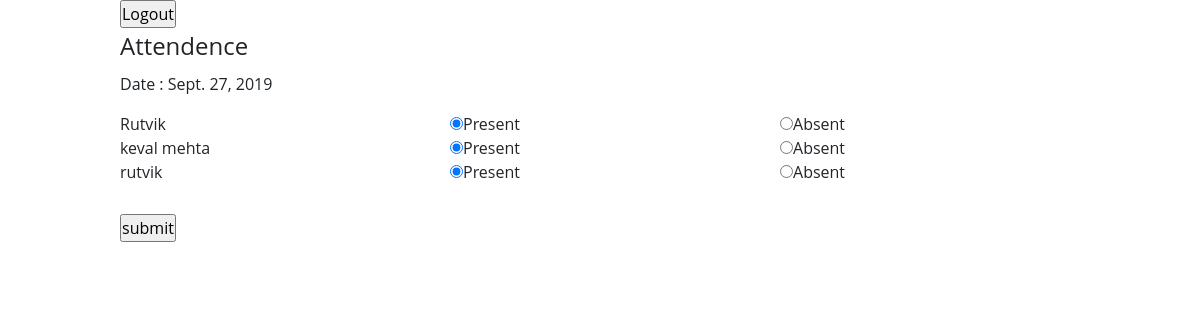
The app's page /home (signed in) with its own data.
### IICapp/models.py (models this page shows)
class Student(models.Model):
    roll_no = models.IntegerField()
    name = models.CharField(max_length=50)
    std = models.IntegerField()
    stud_class = models.IntegerField()
    parent_phone_number = models.CharField(max_length=10)
    parent_email_id = models.EmailField()

### IICapp/views.py (the view, shortened to what this page needs)
# urls.py: path('home',views.loggedin,name="loggedin"),
def loggedin(request):
    if(request.session["username"]):
        teacher = models.Teacher.objects.filter(username = request.session["username"])
        attendedstatus = models.AttendanceStatus.objects.filter(teacher = teacher[0])
        updated = False
        teacherclass = str(teacher[0].teacher_class)
        teacherstd = str(teacher[0].std)
        loggedincontext = {
            "students" : models.Student.objects.raw('SELECT * from IICapp_student where std = '+teacherstd + ' and stud_class = '+teacherclass),
            "updated" : False,
            "date":x,
        }
        return render(request,"home.html",loggedincontext)
    else:
        return redirect(login)

### templates/home.html (shortened to what this page needs)
{% extends "base.html" %}
{% block base %}
<div class="container" style="max-width:80%;">
  <div class="row">
    <form class="" action="/" method="GET">
        <input type="submit" value="Logout">
    </form>
  </div>
  <div class="row">
  {% if not updated%}
   <form action="/updateAttendance" method="POST" style="width:100%">
   <legend>Attendence</legend>
   <p>Date : {{date}}</p>
    {% for student in students %}
      <div class="row">
       <div class="col-md-4">
        {{student.name}}
       </div>
        <div class="col-md-4">
         <input type="radio" name="Attendence{{student.id}}" value="Present" checked>Present
        </div>
        <div class="col-md-4">
          <input type="radio" name="Attendence{{student.id}}" value="Absent">Absent
        </div>
      </div>
     {% endfor %}
		 <input class=""type="submit" value="submit" style="margin-top:30px;">
	 </form>
 {% endif %}
</div>
{% endblock %}

### templates/base.html (style rules this page uses)
* { margin: 0; padding: 0; font-family: "Open Sans", sans-serif; text-decoration: none; list-style: none; }

### records on screen
Student: name "Rutvik"
Student: name "keval mehta"
Student: name "rutvik"

### other values on screen
{{ date }} "Sept. 27, 2019"
